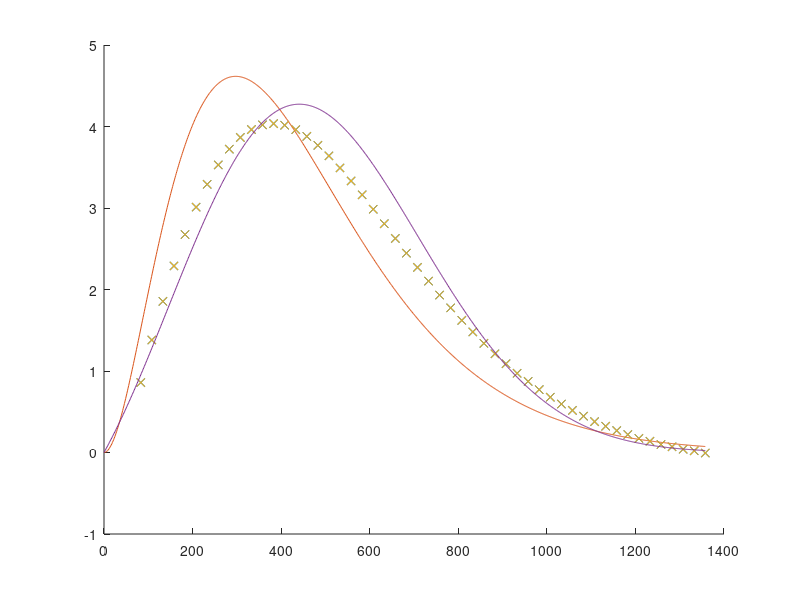

MATLAB code for this plot:
%Q(x) = a * x^2 * exp(-x*b)

clc
clear all
close all


load datospluma.mat

%x = x(1:40);
%Q = Q(1:40);

%%
Qmod = log(Q./x.^2);

%plot(x,Qmod)

p = polyfit(x,Qmod,1);

%Q(x) = a * x^2 * exp(-x*b)
a = exp(p(2))
b = p(1)

hold on
    xTh = linspace(0, max(x), 1000);
    QTh = a*xTh.^2.*exp(b*xTh);
    
    plot(x, Q, 'x')
    plot(xTh, QTh)
hold off
    
%%
Qmod = log(Q./x)

%plot(x,Qmod)

p = polyfit(x,Qmod,2)

%Q(x) = a * x * exp(-x^2*b)
a = exp(p(3))
b = p(1)

hold on
    xTh = linspace(0, max(x), 1000);
    QTh = a*xTh.*exp(p(2)*xTh).*exp(b*xTh.^2);
    
    plot(x, Q, 'x')
    plot(xTh, QTh)
hold off